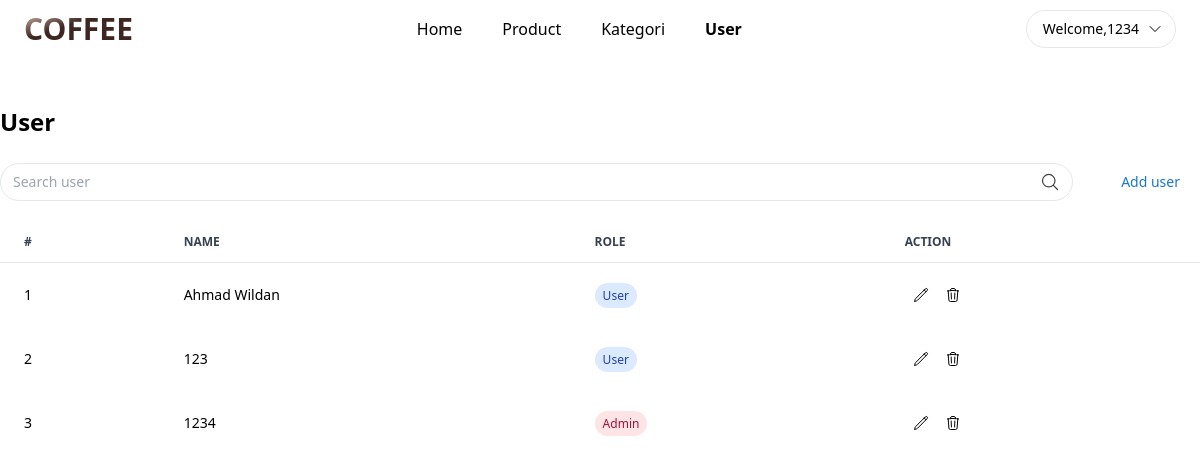
/user.php (signed in), run on the app's committed database.
### tables this page shows
CREATE TABLE `user` (
  `phone` varchar(20) NOT NULL,
  `username` varchar(50) NOT NULL,
  `password` varchar(200) NOT NULL,
  `alamat` varchar(100) DEFAULT NULL,
  `role` varchar(25) DEFAULT 'user'
);

### user.php (the view, shortened to what this page needs)
<!DOCTYPE html>
<html lang="en">
    <head>
        <link rel="stylesheet" href="./src/output.css">
    </head>
    <body>
        <header class="flex flex-wrap lg:flex-nowrap justify-between items-center py-2.5 px-4 md:px-6 xl:px-12 2xl:px-16">
            <a href="index.php">
                <h5 class="bg-gradient-to-br from-[#a1887f] from-15% to-[#3e2723] to-40% text-3xl font-black uppercase bg-clip-text text-transparent">COFFEE</h5>
            </a>
            <ul class="hidden lg:flex items-center gap-x-2">
                <li>
                    <a href="dashboard.php" class="py-2 px-4 hover:bg-[#eeeeee] rounded-full">
                        Home
                    </a>
                </li>
                <li>
                    <a href="product.php" class="py-2 px-4 hover:bg-[#eeeeee] rounded-full">
                        Product
                    </a>
                </li>
                <li>
                    <a href="kategori.php" class="py-2 px-4 hover:bg-[#eeeeee] rounded-full">
                        Kategori
                    </a>
                </li>
                <li>
                    <a href="user.php" class="py-2 px-4 hover:bg-[#eeeeee] rounded-full font-semibold">
                        User
                    </a>
                </li>
            </ul>
            <div id="parent-dropdown" class="relative inline-block">
                <button onclick="menuDropdown()" class="flex items-center py-2 pl-4 pr-3 border rounded-full font-medium text-sm">
                    Welcome, <span class="font-normal"><?php echo $_SESSION['data']['username']; ?></span>
                    <span class="ml-2">
                        <svg xmlns="http://www.w3.org/2000/svg" fill="none" viewBox="0 0 24 24" stroke-width="1.5" stroke="currentColor" class="w-4 h-4">
                            <path stroke-linecap="round" stroke-linejoin="round" d="m19.5 8.25-7.5 7.5-7.5-7.5" />
                        </svg>
                    </span>
                </button>
            </div>
        </header>
        <main class="max-w-screen-xl mx-auto px-4 md:px-0 py-5 md:py-12">
            <h4 class="text-2xl font-semibold">User</h4>
            <div class="flex items-center gap-x-2 md:gap-x-7 mt-6">
                <form action="" method="post" class="w-full">
                    <div class="grow flex items-center gap-x-2 border py-2 rounded-full px-3">
                        <?php if(!isset($_POST['search'])): ?>
                            <input id="search" type="text" class="outline-none text-sm w-full" placeholder="Search user" name="keyword">
                        <?php else: ?>
                            <input id="search" type="text" class="outline-none text-sm w-full" placeholder="Search user" name="keyword" value="<?= $_POST['keyword'];?>">
                        <?php endif; ?>
                        <button type="submit" name="search">
                            <label for="search">
                                <svg xmlns="http://www.w3.org/2000/svg" fill="none" viewBox="0 0 24 24" stroke-width="1.5" stroke="currentColor" class="w-5 h-5 text-[#424242]">
                                    <path stroke-linecap="round" stroke-linejoin="round" d="m21 21-5.197-5.197m0 0A7.5 7.5 0 1 0 5.196 5.196a7.5 7.5 0 0 0 10.607 10.607Z" />
                                </svg>
                            </label>
                        </button>
                    </div>
                </form>
                <button type="button" onclick="addUserModal()" class="py-2.5 px-5 transition hover:bg-[#e3f2fd] text-[#1976d2] text-sm font-medium rounded-full whitespace-nowrap">
                    Add user
                </button>
            </div>
            <div class="relative overflow-x-auto mt-5">
                <table class="table-auto w-full text-left">
                    <thead class="text-xs text-gray-700 uppercase border-b">
                        <tr>
                            <th scope="col" class="px-6 py-3">
                                #
                            </th>
                            <th scope="col" class="px-6 py-3">
                                name
                            </th>
                            <th scope="col" class="px-6 py-3">
                                Role
                            </th>
                            <th scope="col" class="px-6 py-3">
                                Action
                            </th>
                        </tr>
                    </thead>
                    <tbody>
                        <?php
                            global $conn;
                            if(!isset($_POST['search'])){
                                $sql = "SELECT * FROM user";
                            }
                            $query = mysqli_query($conn, $sql);
                            $i = 1;
                            while($data = mysqli_fetch_assoc($query)) {
                                echo "<tr class='text-sm'>";
                                echo "<td class='px-6 py-4'>".$i++."</td>";
                                echo "<td class='px-6 py-4 capitalize'>".$data['username']."</td>";
                                echo "<td class='px-6 py-4 capitalize'><span class='" . ($data['role'] === 'user' ? 'bg-blue-100 text-blue-800' : 'bg-rose-100 text-rose-800') . " text-xs font-medium me-2 py-1 px-2 rounded-full capitalize'>".$data['role']."</span></td>";
                                echo '<td class="flex items-center px-6 py-4">
                                        <button id="edit" onclick="editUserModal('.$data["phone"].', \''.$data["username"].'\', \''.$data["alamat"].'\', \''.$data["role"].'\')" class="p-2 hover:bg-[#eeeeee] rounded-full">
                                            <svg xmlns="http://www.w3.org/2000/svg" fill="none" viewBox="0 0 24 24" stroke-width="1.5" stroke="currentColor" class="w-4 h-4">
                                                <path stroke-linecap="round" stroke-linejoin="round" d="m16.862 4.487 1.687-1.688a1.875 1.875 0 1 1 2.652 2.652L6.832 19.82a4.5 4.5 0 0 1-1.897 1.13l-2.685.8.8-2.685a4.5 4.5 0 0 1 1.13-1.897L16.863 4.487Zm0 0L19.5 7.125" />
                                            </svg>
                                        </button>
                                        <a href="user_hapus.php?phone='.$data["phone"].'" class="p-2 hover:bg-[#eeeeee] rounded-full">
                                            <svg xmlns="http://www.w3.org/2000/svg" fill="none" viewBox="0 0 24 24" stroke-width="1.5" stroke="currentColor" class="w-4 h-4">
                                                <path stroke-linecap="round" stroke-linejoin="round" d="m14.74 9-.346 9m-4.788 0L9.26 9m9.968-3.21c.342.052.682.107 1.022.166m-1.022-.165L18.16 19.673a2.25 2.25 0 0 1-2.244 2.077H8.084a2.25 2.25 0 0 1-2.244-2.077L4.772 5.79m14.456 0a48.108 48.108 0 0 0-3.478-.397m-12 .562c.34-.059.68-.114 1.022-.165m0 0a48.11 48.11 0 0 1 3.478-.397m7.5 0v-.916c0-1.18-.91-2.164-2.09-2.201a51.964 51.964 0 0 0-3.32 0c-1.18.037-2.09 1.022-2.09 2.201v.916m7.5 0a48.667 48.667 0 0 0-7.5 0" />
                                            </svg>
                                        </a>
                                    </td>';
                                echo "</tr>";
                            }
                        ?>
                    </tbody>
                </table>
            </div>
        </main>
    </body>
</html>

### data on the page
user: username "Ahmad Wildan", role "User"
user: username "123", role "User"
user: username "1234", role "Admin"

### other printed values
$_SESSION['data']['username'] "1234"
